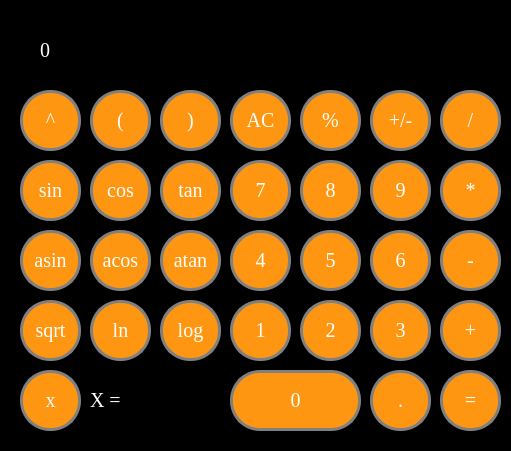
   <widget class="QFrame" name="Calc">
    <property name="geometry">
     <rect>
      <x>0</x>
      <y>0</y>
      <width>511</width>
      <height>451</height>
     </rect>
    </property>
    <property name="font">
     <font>
      <family>Times New Roman</family>
      <pointsize>15</pointsize>
      <italic>false</italic>
      <bold>false</bold>
     </font>
    </property>
    <property name="styleSheet">
     <string notr="true"> background-color: rgb(0, 0, 0);</string>
    </property>
    <property name="frameShape">
     <enum>QFrame::StyledPanel</enum>
    </property>
    <property name="frameShadow">
     <enum>QFrame::Raised</enum>
    </property>
    <widget class="QPushButton" name="pushButton_9">
     <property name="geometry">
      <rect>
       <x>370</x>
       <y>160</y>
       <width>61</width>
       <height>61</height>
      </rect>
     </property>
     <property name="font">
      <font>
       <family>Times New Roman</family>
       <pointsize>15</pointsize>
       <italic>false</italic>
       <bold>false</bold>
      </font>
     </property>
     <property name="mouseTracking">
      <bool>false</bool>
     </property>
     <property name="styleSheet">
      <string notr="true">QPushButton {
   border: 3px solid gray rgb(255, 209, 0);
   color: white;
   border-radius: 30px;
   background-color: rgb(255, 150, 17);
}
QPushButton:pressed {
    background-color: qlineargradient(x1: 0, y1: 0, x2: 0, y2: 1,
                                      stop: 0 #FF7832, stop: 1 #FF9739);
}</string>
     </property>
     <property name="text">
      <string>9</string>
     </property>
    </widget>
    <widget class="QPushButton" name="pushButton_8">
     <property name="geometry">
      <rect>
       <x>300</x>
       <y>160</y>
       <width>61</width>
       <height>61</height>
      </rect>
     </property>
     <property name="font">
      <font>
       <family>Times New Roman</family>
       <pointsize>15</pointsize>
       <italic>false</italic>
       <bold>false</bold>
      </font>
     </property>
     <property name="mouseTracking">
      <bool>false</bool>
     </property>
     <property name="styleSheet">
      <string notr="true">QPushButton {
   border: 3px solid gray rgb(255, 209, 0);
   color: white;
   border-radius: 30px;
   background-color: rgb(255, 150, 17);
}
QPushButton:pressed {
    background-color: qlineargradient(x1: 0, y1: 0, x2: 0, y2: 1,
                                      stop: 0 #FF7832, stop: 1 #FF9739);
}</string>
     </property>
     <property name="text">
      <string>8</string>
     </property>
    </widget>
    <widget class="QPushButton" name="pushButton_7">
     <property name="geometry">
      <rect>
       <x>230</x>
       <y>160</y>
       <width>61</width>
       <height>61</height>
      </rect>
     </property>
     <property name="font">
      <font>
       <family>Times New Roman</family>
       <pointsize>15</pointsize>
       <italic>false</italic>
       <bold>false</bold>
      </font>
     </property>
     <property name="mouseTracking">
      <bool>false</bool>
     </property>
     <property name="styleSheet">
      <string notr="true">QPushButton {
   border: 3px solid gray rgb(255, 209, 0);
   color: white;
   border-radius: 30px;
   background-color: rgb(255, 150, 17);
}
QPushButton:pressed {
    background-color: qlineargradient(x1: 0, y1: 0, x2: 0, y2: 1,
                                      stop: 0 #FF7832, stop: 1 #FF9739);
}</string>
     </property>
     <property name="text">
      <string>7</string>
     </property>
    </widget>
    <widget class="QPushButton" name="pushButton_6">
     <property name="geometry">
      <rect>
       <x>370</x>
       <y>230</y>
       <width>61</width>
       <height>61</height>
      </rect>
     </property>
     <property name="font">
      <font>
       <family>Times New Roman</family>
       <pointsize>15</pointsize>
       <italic>false</italic>
       <bold>false</bold>
      </font>
     </property>
     <property name="mouseTracking">
      <bool>false</bool>
     </property>
     <property name="styleSheet">
      <string notr="true">QPushButton {
   border: 3px solid gray rgb(255, 209, 0);
   color: white;
   border-radius: 30px;
   background-color: rgb(255, 150, 17);
}
QPushButton:pressed {
    background-color: qlineargradient(x1: 0, y1: 0, x2: 0, y2: 1,
                                      stop: 0 #FF7832, stop: 1 #FF9739);
}</string>
     </property>
     <property name="text">
      <string>6</string>
     </property>
    </widget>
    <widget class="QPushButton" name="pushButton_4">
     <property name="geometry">
      <rect>
       <x>230</x>
       <y>230</y>
       <width>61</width>
       <height>61</height>
      </rect>
     </property>
     <property name="font">
      <font>
       <family>Times New Roman</family>
       <pointsize>15</pointsize>
       <italic>false</italic>
       <bold>false</bold>
      </font>
     </property>
     <property name="mouseTracking">
      <bool>false</bool>
     </property>
     <property name="styleSheet">
      <string notr="true">QPushButton {
   border: 3px solid gray rgb(255, 209, 0);
   color: white;
   border-radius: 30px;
   background-color: rgb(255, 150, 17);
}
QPushButton:pressed {
    background-color: qlineargradient(x1: 0, y1: 0, x2: 0, y2: 1,
                                      stop: 0 #FF7832, stop: 1 #FF9739);
}</string>
     </property>
     <property name="text">
      <string>4</string>
     </property>
    </widget>
    <widget class="QPushButton" name="pushButton_5">
     <property name="geometry">
      <rect>
       <x>300</x>
       <y>230</y>
       <width>61</width>
       <height>61</height>
      </rect>
     </property>
     <property name="font">
      <font>
       <family>Times New Roman</family>
       <pointsize>15</pointsize>
       <italic>false</italic>
       <bold>false</bold>
      </font>
     </property>
     <property name="mouseTracking">
      <bool>false</bool>
     </property>
     <property name="styleSheet">
      <string notr="true">QPushButton {
   border: 3px solid gray rgb(255, 209, 0);
   color: white;
   border-radius: 30px;
   background-color: rgb(255, 150, 17);
}
QPushButton:pressed {
    background-color: qlineargradient(x1: 0, y1: 0, x2: 0, y2: 1,
                                      stop: 0 #FF7832, stop: 1 #FF9739);
}</string>
     </property>
     <property name="text">
      <string>5</string>
     </property>
    </widget>
    <widget class="QPushButton" name="pushButton_3">
     <property name="geometry">
      <rect>
       <x>370</x>
       <y>300</y>
       <width>61</width>
       <height>61</height>
      </rect>
     </property>
     <property name="font">
      <font>
       <family>Times New Roman</family>
       <pointsize>15</pointsize>
       <italic>false</italic>
       <bold>false</bold>
      </font>
     </property>
     <property name="mouseTracking">
      <bool>false</bool>
     </property>
     <property name="styleSheet">
      <string notr="true">QPushButton {
   border: 3px solid gray rgb(255, 209, 0);
   color: white;
   border-radius: 30px;
   background-color: rgb(255, 150, 17);
}
QPushButton:pressed {
    background-color: qlineargradient(x1: 0, y1: 0, x2: 0, y2: 1,
                                      stop: 0 #FF7832, stop: 1 #FF9739);
}</string>
     </property>
     <property name="text">
      <string>3</string>
     </property>
    </widget>
    <widget class="QPushButton" name="pushButton_1">
     <property name="geometry">
      <rect>
       <x>230</x>
       <y>300</y>
       <width>61</width>
       <height>61</height>
      </rect>
     </property>
     <property name="font">
      <font>
       <family>Times New Roman</family>
       <pointsize>15</pointsize>
       <italic>false</italic>
       <bold>false</bold>
      </font>
     </property>
     <property name="mouseTracking">
      <bool>false</bool>
     </property>
     <property name="styleSheet">
      <string notr="true">QPushButton {
   border: 3px solid gray rgb(255, 209, 0);
   color: white;
   border-radius: 30px;
   background-color: rgb(255, 150, 17);
}
QPushButton:pressed {
    background-color: qlineargradient(x1: 0, y1: 0, x2: 0, y2: 1,
                                      stop: 0 #FF7832, stop: 1 #FF9739);
}</string>
     </property>
     <property name="text">
      <string>1</string>
     </property>
    </widget>
    <widget class="QPushButton" name="pushButton_2">
     <property name="geometry">
      <rect>
       <x>300</x>
       <y>300</y>
       <width>61</width>
       <height>61</height>
      </rect>
     </property>
     <property name="font">
      <font>
       <family>Times New Roman</family>
       <pointsize>15</pointsize>
       <italic>false</italic>
       <bold>false</bold>
      </font>
     </property>
     <property name="mouseTracking">
      <bool>false</bool>
     </property>
     <property name="styleSheet">
      <string notr="true">QPushButton {
   border: 3px solid gray rgb(255, 209, 0);
   color: white;
   border-radius: 30px;
   background-color: rgb(255, 150, 17);
}
QPushButton:pressed {
    background-color: qlineargradient(x1: 0, y1: 0, x2: 0, y2: 1,
                                      stop: 0 #FF7832, stop: 1 #FF9739);
}</string>
     </property>
     <property name="text">
      <string>2</string>
     </property>
    </widget>
    <widget class="QPushButton" name="pushButton_0">
     <property name="geometry">
      <rect>
       <x>230</x>
       <y>370</y>
       <width>131</width>
       <height>61</height>
      </rect>
     </property>
     <property name="font">
      <font>
       <family>Times New Roman</family>
       <pointsize>15</pointsize>
       <italic>false</italic>
       <bold>false</bold>
      </font>
     </property>
     <property name="mouseTracking">
      <bool>false</bool>
     </property>
     <property name="styleSheet">
      <string notr="true">QPushButton {
   border: 3px solid gray rgb(255, 209, 0);
   color: white;
   border-radius: 30px;
   background-color: rgb(255, 150, 17);
}
QPushButton:pressed {
    background-color: qlineargradient(x1: 0, y1: 0, x2: 0, y2: 1,
                                      stop: 0 #FF7832, stop: 1 #FF9739);
}</string>
     </property>
     <property name="text">
      <string>0</string>
     </property>
    </widget>
    <widget class="QPushButton" name="pushButton_point">
     <property name="geometry">
      <rect>
       <x>370</x>
       <y>370</y>
       <width>61</width>
       <height>61</height>
      </rect>
     </property>
     <property name="font">
      <font>
       <family>Times New Roman</family>
       <pointsize>15</pointsize>
       <italic>false</italic>
       <bold>false</bold>
      </font>
     </property>
     <property name="mouseTracking">
      <bool>false</bool>
     </property>
     <property name="styleSheet">
      <string notr="true">QPushButton {
   border: 3px solid gray rgb(255, 209, 0);
   color: white;
   border-radius: 30px;
   background-color: rgb(255, 150, 17);
}
QPushButton:pressed {
    background-color: qlineargradient(x1: 0, y1: 0, x2: 0, y2: 1,
                                      stop: 0 #FF7832, stop: 1 #FF9739);
}</string>
     </property>
     <property name="text">
      <string>.</string>
     </property>
    </widget>
    <widget class="QPushButton" name="pushButton_equal">
     <property name="geometry">
      <rect>
       <x>440</x>
       <y>370</y>
       <width>61</width>
       <height>61</height>
      </rect>
     </property>
     <property name="font">
      <font>
       <family>Times New Roman</family>
       <pointsize>15</pointsize>
       <italic>false</italic>
       <bold>false</bold>
      </font>
     </property>
     <property name="mouseTracking">
      <bool>false</bool>
     </property>
     <property name="styleSheet">
      <string notr="true">QPushButton {
   border: 3px solid gray rgb(255, 209, 0);
   color: white;
   border-radius: 30px;
   background-color: rgb(255, 150, 17);
}
QPushButton:pressed {
    background-color: qlineargradient(x1: 0, y1: 0, x2: 0, y2: 1,
                                      stop: 0 #FF7832, stop: 1 #FF9739);
}</string>
     </property>
     <property name="text">
      <string>=</string>
     </property>
    </widget>
    <widget class="QPushButton" name="pushButton_plus">
     <property name="geometry">
      <rect>
       <x>440</x>
       <y>300</y>
       <width>61</width>
       <height>61</height>
      </rect>
     </property>
     <property name="font">
      <font>
       <family>Times New Roman</family>
       <pointsize>15</pointsize>
       <italic>false</italic>
       <bold>false</bold>
      </font>
     </property>
     <property name="mouseTracking">
      <bool>false</bool>
     </property>
     <property name="styleSheet">
      <string notr="true">QPushButton {
   border: 3px solid gray rgb(255, 209, 0);
   color: white;
   border-radius: 30px;
   background-color: rgb(255, 150, 17);
}
QPushButton:pressed {
    background-color: qlineargradient(x1: 0, y1: 0, x2: 0, y2: 1,
                                      stop: 0 #FF7832, stop: 1 #FF9739);
}</string>
     </property>
     <property name="text">
      <string>+</string>
     </property>
    </widget>
    <widget class="QPushButton" name="pushButton_minus">
     <property name="geometry">
      <rect>
       <x>440</x>
       <y>230</y>
       <width>61</width>
       <height>61</height>
      </rect>
     </property>
     <property name="font">
      <font>
       <family>Times New Roman</family>
       <pointsize>15</pointsize>
       <italic>false</italic>
       <bold>false</bold>
      </font>
     </property>
     <property name="mouseTracking">
      <bool>false</bool>
     </property>
     <property name="styleSheet">
      <string notr="true">QPushButton {
   border: 3px solid gray rgb(255, 209, 0);
   color: white;
   border-radius: 30px;
   background-color: rgb(255, 150, 17);
}
QPushButton:pressed {
    background-color: qlineargradient(x1: 0, y1: 0, x2: 0, y2: 1,
                                      stop: 0 #FF7832, stop: 1 #FF9739);
}</string>
     </property>
     <property name="text">
      <string>-</string>
     </property>
    </widget>
    <widget class="QPushButton" name="pushButton_multy">
     <property name="geometry">
      <rect>
       <x>440</x>
       <y>160</y>
       <width>61</width>
       <height>61</height>
      </rect>
     </property>
     <property name="font">
      <font>
       <family>Times New Roman</family>
       <pointsize>15</pointsize>
       <italic>false</italic>
       <bold>false</bold>
       <kerning>true</kerning>
      </font>
     </property>
     <property name="mouseTracking">
      <bool>false</bool>
     </property>
     <property name="styleSheet">
      <string notr="true">QPushButton {
   border: 3px solid gray rgb(255, 209, 0);
   color: white;
   border-radius: 30px;
   background-color: rgb(255, 150, 17);
}
QPushButton:pressed {
    background-color: qlineargradient(x1: 0, y1: 0, x2: 0, y2: 1,
                                      stop: 0 #FF7832, stop: 1 #FF9739);
}</string>
     </property>
     <property name="text">
      <string>*</string>
     </property>
    </widget>
    <widget class="QPushButton" name="pushButton_div">
     <property name="geometry">
      <rect>
       <x>440</x>
       <y>90</y>
       <width>61</width>
       <height>61</height>
      </rect>
     </property>
     <property name="font">
      <font>
       <family>Times New Roman</family>
       <pointsize>15</pointsize>
       <italic>false</italic>
       <bold>false</bold>
       <kerning>true</kerning>
      </font>
     </property>
     <property name="mouseTracking">
      <bool>false</bool>
     </property>
     <property name="styleSheet">
      <string notr="true">QPushButton {
   border: 3px solid gray rgb(255, 209, 0);
   color: white;
   border-radius: 30px;
   background-color: rgb(255, 150, 17);
}
QPushButton:pressed {
    background-color: qlineargradient(x1: 0, y1: 0, x2: 0, y2: 1,
                                      stop: 0 #FF7832, stop: 1 #FF9739);
}</string>
     </property>
     <property name="text">
      <string>/</string>
     </property>
    </widget>
    <widget class="QPushButton" name="pushButton_plus_minus">
     <property name="geometry">
      <rect>
       <x>370</x>
       <y>90</y>
       <width>61</width>
       <height>61</height>
      </rect>
     </property>
     <property name="font">
      <font>
       <family>Times New Roman</family>
       <pointsize>15</pointsize>
       <italic>false</italic>
       <bold>false</bold>
       <kerning>true</kerning>
      </font>
     </property>
     <property name="mouseTracking">
      <bool>false</bool>
     </property>
     <property name="styleSheet">
      <string notr="true">QPushButton {
   border: 3px solid gray rgb(255, 209, 0);
   color: white;
   border-radius: 30px;
   background-color: rgb(255, 150, 17);
}
QPushButton:pressed {
    background-color: qlineargradient(x1: 0, y1: 0, x2: 0, y2: 1,
                                      stop: 0 #FF7832, stop: 1 #FF9739);
}</string>
     </property>
     <property name="text">
      <string>+/-</string>
     </property>
    </widget>
    <widget class="QPushButton" name="pushButton_AC">
     <property name="geometry">
      <rect>
       <x>230</x>
       <y>90</y>
       <width>61</width>
       <height>61</height>
      </rect>
     </property>
     <property name="font">
      <font>
       <family>Times New Roman</family>
       <pointsize>15</pointsize>
       <italic>false</italic>
       <bold>false</bold>
       <kerning>true</kerning>
      </font>
     </property>
     <property name="mouseTracking">
      <bool>false</bool>
     </property>
     <property name="styleSheet">
      <string notr="true">QPushButton {
   border: 3px solid gray rgb(255, 209, 0);
   color: white;
   border-radius: 30px;
   background-color: rgb(255, 150, 17);
}
QPushButton:pressed {
    background-color: qlineargradient(x1: 0, y1: 0, x2: 0, y2: 1,
                                      stop: 0 #FF7832, stop: 1 #FF9739);
}</string>
     </property>
     <property name="text">
      <string>AC</string>
     </property>
    </widget>
    <widget class="QPushButton" name="pushButton_mod">
     <property name="geometry">
      <rect>
       <x>300</x>
       <y>90</y>
       <width>61</width>
       <height>61</height>
      </rect>
     </property>
     <property name="font">
      <font>
       <family>Times New Roman</family>
       <pointsize>15</pointsize>
       <italic>false</italic>
       <bold>false</bold>
       <kerning>true</kerning>
      </font>
     </property>
     <property name="mouseTracking">
      <bool>false</bool>
     </property>
     <property name="styleSheet">
      <string notr="true">QPushButton {
   border: 3px solid gray rgb(255, 209, 0);
   color: white;
   border-radius: 30px;
   background-color: rgb(255, 150, 17);
}
QPushButton:pressed {
    background-color: qlineargradient(x1: 0, y1: 0, x2: 0, y2: 1,
                                      stop: 0 #FF7832, stop: 1 #FF9739);
}</string>
     </property>
     <property name="text">
      <string>%</string>
     </property>
    </widget>
    <widget class="QLabel" name="result">
     <property name="geometry">
      <rect>
       <x>40</x>
       <y>20</y>
       <width>441</width>
       <height>61</height>
      </rect>
     </property>
     <property name="font">
      <font>
       <family>Times New Roman</family>
       <pointsize>15</pointsize>
       <italic>false</italic>
       <bold>false</bold>
      </font>
     </property>
     <property name="styleSheet">
      <string notr="true">QLabel {
  qproperty-alignment: 'AlignVCenter | AlignRight';
color: white;
}

</string>
     </property>
     <property name="text">
      <string>0</string>
     </property>
    </widget>
    <widget class="QPushButton" name="pushButton_right_bracket">
     <property name="geometry">
      <rect>
       <x>160</x>
       <y>90</y>
       <width>61</width>
       <height>61</height>
      </rect>
     </property>
     <property name="font">
      <font>
       <family>Times New Roman</family>
       <pointsize>15</pointsize>
       <italic>false</italic>
       <bold>false</bold>
       <kerning>true</kerning>
      </font>
     </property>
     <property name="mouseTracking">
      <bool>false</bool>
     </property>
     <property name="styleSheet">
      <string notr="true">QPushButton {
   border: 3px solid gray rgb(255, 209, 0);
   color: white;
   border-radius: 30px;
   background-color: rgb(255, 150, 17);
}
QPushButton:pressed {
    background-color: qlineargradient(x1: 0, y1: 0, x2: 0, y2: 1,
                                      stop: 0 #FF7832, stop: 1 #FF9739);
}</string>
     </property>
     <property name="text">
      <string>)</string>
     </property>
    </widget>
    <widget class="QPushButton" name="pushButton_left_bracket">
     <property name="geometry">
      <rect>
       <x>90</x>
       <y>90</y>
       <width>61</width>
       <height>61</height>
      </rect>
     </property>
     <property name="font">
      <font>
       <family>Times New Roman</family>
       <pointsize>15</pointsize>
       <italic>false</italic>
       <bold>false</bold>
       <kerning>true</kerning>
      </font>
     </property>
     <property name="mouseTracking">
      <bool>false</bool>
     </property>
     <property name="styleSheet">
      <string notr="true">QPushButton {
   border: 3px solid gray rgb(255, 209, 0);
   color: white;
   border-radius: 30px;
   background-color: rgb(255, 150, 17);
}
QPushButton:pressed {
    background-color: qlineargradient(x1: 0, y1: 0, x2: 0, y2: 1,
                                      stop: 0 #FF7832, stop: 1 #FF9739);
}</string>
     </property>
     <property name="text">
      <string>(</string>
     </property>
    </widget>
    <widget class="QPushButton" name="pushButton_pow">
     <property name="geometry">
      <rect>
       <x>20</x>
       <y>90</y>
       <width>61</width>
       <height>61</height>
      </rect>
     </property>
     <property name="font">
      <font>
       <family>Times New Roman</family>
       <pointsize>15</pointsize>
       <italic>false</italic>
       <bold>false</bold>
       <kerning>true</kerning>
      </font>
     </property>
     <property name="mouseTracking">
      <bool>false</bool>
     </property>
     <property name="styleSheet">
      <string notr="true">QPushButton {
   border: 3px solid gray rgb(255, 209, 0);
   color: white;
   border-radius: 30px;
   background-color: rgb(255, 150, 17);
}
QPushButton:pressed {
    background-color: qlineargradient(x1: 0, y1: 0, x2: 0, y2: 1,
                                      stop: 0 #FF7832, stop: 1 #FF9739);
}</string>
     </property>
     <property name="text">
      <string>^</string>
     </property>
    </widget>
    <widget class="QPushButton" name="pushButton_sin">
     <property name="geometry">
      <rect>
       <x>20</x>
       <y>160</y>
       <width>61</width>
       <height>61</height>
      </rect>
     </property>
     <property name="font">
      <font>
       <family>Times New Roman</family>
       <pointsize>15</pointsize>
       <italic>false</italic>
       <bold>false</bold>
       <kerning>true</kerning>
      </font>
     </property>
     <property name="mouseTracking">
      <bool>false</bool>
     </property>
     <property name="styleSheet">
      <string notr="true">QPushButton {
   border: 3px solid gray rgb(255, 209, 0);
   color: white;
   border-radius: 30px;
   background-color: rgb(255, 150, 17);
}
QPushButton:pressed {
    background-color: qlineargradient(x1: 0, y1: 0, x2: 0, y2: 1,
                                      stop: 0 #FF7832, stop: 1 #FF9739);
}</string>
     </property>
     <property name="text">
      <string>sin</string>
     </property>
    </widget>
    <widget class="QPushButton" name="pushButton_cos">
     <property name="geometry">
      <rect>
       <x>90</x>
       <y>160</y>
       <width>61</width>
       <height>61</height>
      </rect>
     </property>
     <property name="font">
      <font>
       <family>Times New Roman</family>
       <pointsize>15</pointsize>
       <italic>false</italic>
       <bold>false</bold>
       <kerning>true</kerning>
      </font>
     </property>
     <property name="mouseTracking">
      <bool>false</bool>
     </property>
     <property name="styleSheet">
      <string notr="true">QPushButton {
   border: 3px solid gray rgb(255, 209, 0);
   color: white;
   border-radius: 30px;
   background-color: rgb(255, 150, 17);
}
QPushButton:pressed {
    background-color: qlineargradient(x1: 0, y1: 0, x2: 0, y2: 1,
                                      stop: 0 #FF7832, stop: 1 #FF9739);
}</string>
     </property>
     <property name="text">
      <string>cos</string>
     </property>
    </widget>
    <widget class="QPushButton" name="pushButton_tan">
     <property name="geometry">
      <rect>
       <x>160</x>
       <y>160</y>
       <width>61</width>
       <height>61</height>
      </rect>
     </property>
     <property name="font">
      <font>
       <family>Times New Roman</family>
       <pointsize>15</pointsize>
       <italic>false</italic>
       <bold>false</bold>
       <kerning>true</kerning>
      </font>
     </property>
     <property name="mouseTracking">
      <bool>false</bool>
     </property>
     <property name="styleSheet">
      <string notr="true">QPushButton {
   border: 3px solid gray rgb(255, 209, 0);
   color: white;
   border-radius: 30px;
   background-color: rgb(255, 150, 17);
}
QPushButton:pressed {
    background-color: qlineargradient(x1: 0, y1: 0, x2: 0, y2: 1,
                                      stop: 0 #FF7832, stop: 1 #FF9739);
}</string>
     </property>
     <property name="text">
      <string>tan</string>
     </property>
    </widget>
    <widget class="QPushButton" name="pushButton_acos">
     <property name="geometry">
      <rect>
       <x>90</x>
       <y>230</y>
       <width>61</width>
       <height>61</height>
      </rect>
     </property>
     <property name="font">
      <font>
       <family>Times New Roman</family>
       <pointsize>15</pointsize>
       <italic>false</italic>
       <bold>false</bold>
       <kerning>true</kerning>
      </font>
     </property>
     <property name="mouseTracking">
      <bool>false</bool>
     </property>
     <property name="styleSheet">
      <string notr="true">QPushButton {
   border: 3px solid gray rgb(255, 209, 0);
   color: white;
   border-radius: 30px;
   background-color: rgb(255, 150, 17);
}
QPushButton:pressed {
    background-color: qlineargradient(x1: 0, y1: 0, x2: 0, y2: 1,
                                      stop: 0 #FF7832, stop: 1 #FF9739);
}</string>
     </property>
     <property name="text">
      <string>acos</string>
     </property>
    </widget>
    <widget class="QPushButton" name="pushButton_asin">
     <property name="geometry">
      <rect>
       <x>20</x>
       <y>230</y>
       <width>61</width>
       <height>61</height>
      </rect>
     </property>
     <property name="font">
      <font>
       <family>Times New Roman</family>
       <pointsize>15</pointsize>
       <italic>false</italic>
       <bold>false</bold>
       <kerning>true</kerning>
      </font>
     </property>
     <property name="mouseTracking">
      <bool>false</bool>
     </property>
     <property name="styleSheet">
      <string notr="true">QPushButton {
   border: 3px solid gray rgb(255, 209, 0);
   color: white;
   border-radius: 30px;
   background-color: rgb(255, 150, 17);
}
QPushButton:pressed {
    background-color: qlineargradient(x1: 0, y1: 0, x2: 0, y2: 1,
                                      stop: 0 #FF7832, stop: 1 #FF9739);
}</string>
     </property>
     <property name="text">
      <string>asin</string>
     </property>
    </widget>
    <widget class="QPushButton" name="pushButton_atan">
     <property name="geometry">
      <rect>
       <x>160</x>
       <y>230</y>
       <width>61</width>
       <height>61</height>
      </rect>
     </property>
     <property name="font">
      <font>
       <family>Times New Roman</family>
       <pointsize>15</pointsize>
       <italic>false</italic>
       <bold>false</bold>
       <kerning>true</kerning>
      </font>
     </property>
     <property name="mouseTracking">
      <bool>false</bool>
     </property>
     <property name="styleSheet">
      <string notr="true">QPushButton {
   border: 3px solid gray rgb(255, 209, 0);
   color: white;
   border-radius: 30px;
   background-color: rgb(255, 150, 17);
}
QPushButton:pressed {
    background-color: qlineargradient(x1: 0, y1: 0, x2: 0, y2: 1,
                                      stop: 0 #FF7832, stop: 1 #FF9739);
}</string>
     </property>
     <property name="text">
      <string>atan</string>
     </property>
    </widget>
    <widget class="QPushButton" name="pushButton_sqrt">
     <property name="geometry">
      <rect>
       <x>20</x>
       <y>300</y>
       <width>61</width>
       <height>61</height>
      </rect>
     </property>
     <property name="font">
      <font>
       <family>Times New Roman</family>
       <pointsize>15</pointsize>
       <italic>false</italic>
       <bold>false</bold>
       <kerning>true</kerning>
      </font>
     </property>
     <property name="mouseTracking">
      <bool>false</bool>
     </property>
     <property name="styleSheet">
      <string notr="true">QPushButton {
   border: 3px solid gray rgb(255, 209, 0);
   color: white;
   border-radius: 30px;
   background-color: rgb(255, 150, 17);
}
QPushButton:pressed {
    background-color: qlineargradient(x1: 0, y1: 0, x2: 0, y2: 1,
                                      stop: 0 #FF7832, stop: 1 #FF9739);
}</string>
     </property>
     <property name="text">
      <string>sqrt</string>
     </property>
    </widget>
    <widget class="QPushButton" name="pushButton_ln">
     <property name="geometry">
      <rect>
       <x>90</x>
       <y>300</y>
       <width>61</width>
       <height>61</height>
      </rect>
     </property>
     <property name="font">
      <font>
       <family>Times New Roman</family>
       <pointsize>15</pointsize>
       <italic>false</italic>
       <bold>false</bold>
       <kerning>true</kerning>
      </font>
     </property>
     <property name="mouseTracking">
      <bool>false</bool>
     </property>
     <property name="styleSheet">
      <string notr="true">QPushButton {
   border: 3px solid gray rgb(255, 209, 0);
   color: white;
   border-radius: 30px;
   background-color: rgb(255, 150, 17);
}
QPushButton:pressed {
    background-color: qlineargradient(x1: 0, y1: 0, x2: 0, y2: 1,
                                      stop: 0 #FF7832, stop: 1 #FF9739);
}</string>
     </property>
     <property name="text">
      <string>ln</string>
     </property>
    </widget>
    <widget class="QPushButton" name="pushButton_log">
     <property name="geometry">
      <rect>
       <x>160</x>
       <y>300</y>
       <width>61</width>
       <height>61</height>
      </rect>
     </property>
     <property name="font">
      <font>
       <family>Times New Roman</family>
       <pointsize>15</pointsize>
       <italic>false</italic>
       <bold>false</bold>
       <kerning>true</kerning>
      </font>
     </property>
     <property name="mouseTracking">
      <bool>false</bool>
     </property>
     <property name="styleSheet">
      <string notr="true">QPushButton {
   border: 3px solid gray rgb(255, 209, 0);
   color: white;
   border-radius: 30px;
   background-color: rgb(255, 150, 17);
}
QPushButton:pressed {
    background-color: qlineargradient(x1: 0, y1: 0, x2: 0, y2: 1,
                                      stop: 0 #FF7832, stop: 1 #FF9739);
}</string>
     </property>
     <property name="text">
      <string>log</string>
     </property>
    </widget>
    <widget class="QPushButton" name="pushButton_x">
     <property name="geometry">
      <rect>
       <x>20</x>
       <y>370</y>
       <width>61</width>
       <height>61</height>
      </rect>
     </property>
     <property name="font">
      <font>
       <family>Times New Roman</family>
       <pointsize>15</pointsize>
       <italic>false</italic>
       <bold>false</bold>
      </font>
     </property>
     <property name="mouseTracking">
      <bool>false</bool>
     </property>
     <property name="styleSheet">
      <string notr="true">QPushButton {
   border: 3px solid gray rgb(255, 209, 0);
   color: white;
   border-radius: 30px;
   background-color: rgb(255, 150, 17);
}
QPushButton:pressed {
    background-color: qlineargradient(x1: 0, y1: 0, x2: 0, y2: 1,
                                      stop: 0 #FF7832, stop: 1 #FF9739);
}</string>
     </property>
     <property name="text">
      <string>x</string>
     </property>
    </widget>
    <widget class="QLabel" name="xxx">
     <property name="geometry">
      <rect>
       <x>90</x>
       <y>380</y>
       <width>41</width>
       <height>41</height>
      </rect>
     </property>
     <property name="font">
      <font>
       <family>Times New Roman</family>
       <pointsize>15</pointsize>
       <italic>false</italic>
       <bold>false</bold>
      </font>
     </property>
     <property name="styleSheet">
      <string notr="true">QLabel {
  qproperty-alignment: 'AlignVCenter | AlignRight';
color: white;
}

</string>
     </property>
     <property name="text">
      <string>X = </string>
     </property>
    </widget>
    <widget class="QLineEdit" name="lineEdit_x">
     <property name="geometry">
      <rect>
       <x>130</x>
       <y>380</y>
       <width>91</width>
       <height>41</height>
      </rect>
     </property>
     <property name="font">
      <font>
       <family>Times New Roman</family>
       <pointsize>15</pointsize>
       <italic>false</italic>
       <bold>false</bold>
      </font>
     </property>
     <property name="styleSheet">
      <string notr="true">   color: white;</string>
     </property>
    </widget>
   </widget>
